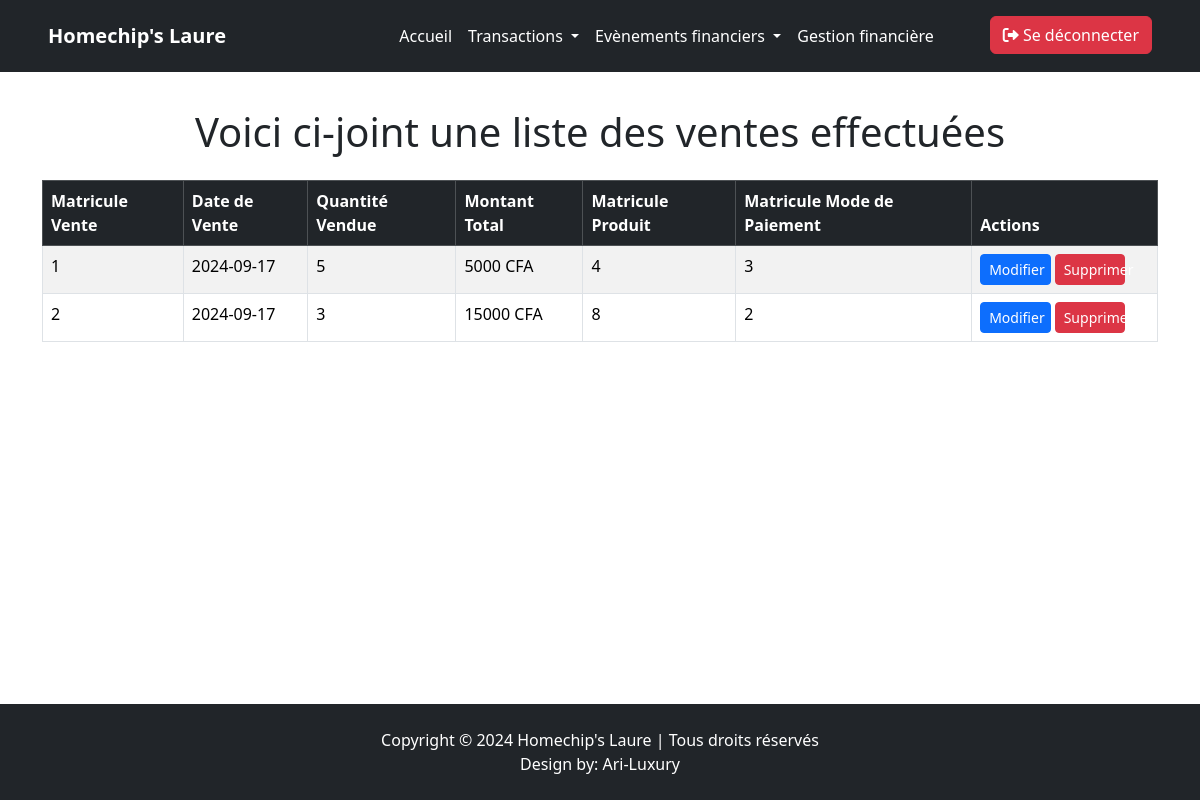
Screenshot of /dashbord/vente.php (signed in) with the database file from the repository.
### tables this page shows
CREATE TABLE `ventes` (
  `idVente` int(11) NOT NULL,
  `DateVente` date NOT NULL,
  `QuantiteVendue` int(11) NOT NULL,
  `MontantTotal` varchar(20) NOT NULL,
  `idProduit` int(11) DEFAULT NULL,
  `idModePaiement` int(11) DEFAULT NULL
);

### dashbord/vente.php (the view, shortened to what this page needs)
<?php
    include("../connexion.php");
    $req = " SELECT * FROM ventes ";
    $reponse = $bdd -> query($req);
    $donnee = $reponse -> fetchAll();
?>
<!DOCTYPE html>
<html lang="en">
<head>
    <link href="https://cdn.jsdelivr.net/npm/bootstrap@5.3.3/dist/css/bootstrap.min.css" rel="stylesheet">
</head>
<body class="d-flex flex-column min-vh-100">
    <?php include '../navbar/en_tete.php'; ?>
    <section class="container my-5 flex-grow-1">
        <h1 class="ajout mb-4 text-center">Voici ci-joint une liste des ventes effectuées</h1>
        <div class="table-responsive">
            <table class="table table-striped table-bordered">
                <thead class="table-dark">
                    <tr>
                        <th>Matricule Vente</th>
                        <th>Date de Vente</th>
                        <th>Quantité Vendue</th>
                        <th>Montant Total</th>
                        <th>Matricule Produit</th>
                        <th>Matricule Mode de Paiement</th>
                        <th class="col-lg-2 col-md-2">Actions</th>
                    </tr>
                </thead>
                <tbody>
                    <?php
                        foreach($donnee as $liste){
                    ?>
                    <tr>
                        <td><?= $liste['idVente'] ?></td>
                        <td><?= $liste['DateVente'] ?></td>
                        <td><?= $liste['QuantiteVendue'] ?></td>
                        <td><?= $liste['MontantTotal'] ?></td>
                        <td><?= $liste['idProduit'] ?></td>
                        <td><?= $liste['idModePaiement'] ?></td>
                        <td>
                            <a href="../modif_formulaire/modif_form_vente.php?id=<?= $liste['idVente'] ?>" class="btn btn-primary btn-sm col-lg-5 col-md-12 col-sm-12">Modifier</a>
                            <button type="button" class="btn btn-danger btn-sm col-lg-5 col-md-12 col-sm-12"     data-bs-toggle="modal" data-bs-target="#deleteModal" data-id="<?= $liste['idVente'] ?>">
                                Supprimer
                            </button>
                        </td>
                    </tr>
                    <?php
                        }
                    ?>
                </tbody>
            </table>
        </div>
    </section>
    <footer class="bg-dark text-white text-center py-4 mt-auto">
        <p class="mb-0 ">Copyright © 2024 Homechip's Laure | Tous droits réservés</p>
        <p class="mb-0 ">Design by: <a href="https://ari-luxury.com" class="text-white text-decoration-none">Ari-Luxury</a></p>
    </footer>
</body>
</html>

### dashbord/vente.php (style rules this page uses)
.ajout { margin-top: 60px; }
footer { margin-top: auto; bottom: 0; width: 100%; }
.table-responsive { overflow-x: auto; }

### rows the page displays
ventes: idVente "1", DateVente "2024-09-17", QuantiteVendue "5", MontantTotal "5000 CFA", idProduit "4", idModePaiement "3"
ventes: idVente "2", DateVente "2024-09-17", QuantiteVendue "3", MontantTotal "15000 CFA", idProduit "8", idModePaiement "2"
